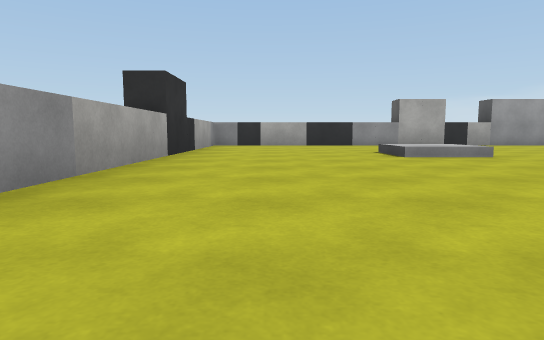
[1] (above)

12 first-person views from a walk through a 3-D level made in the Unity game engine. The camera is 0.55 m above the floor, tilts 6° down and sees 75° across. The floor is counted in squares, 2 m on a side. Each view is taken from the middle of a square. On the plan, view 1 faces up. The plan holds only what a view shows up to about 9 squares ahead; the rest is blank. The place goes on beyond the plan. Surface patterns are stand-ins for the level's own textures.

[2]
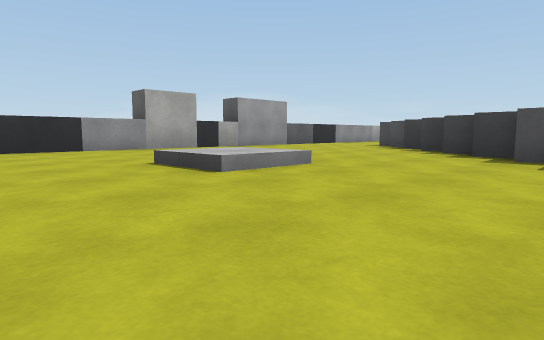

[3]
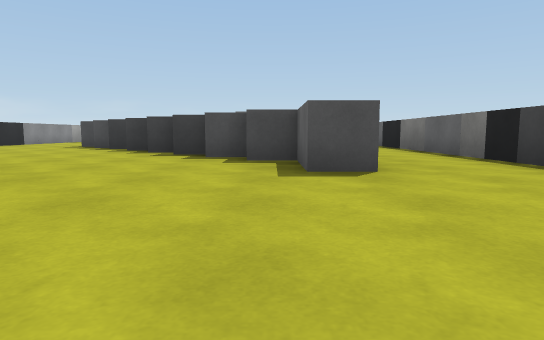

[4]
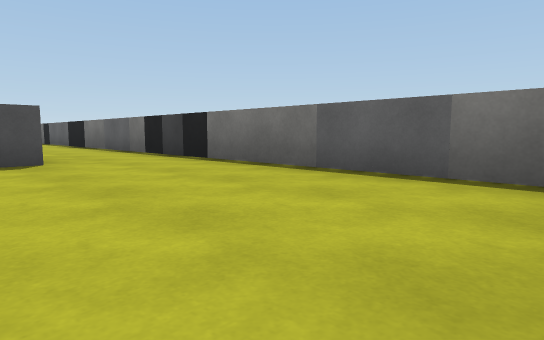

[5]
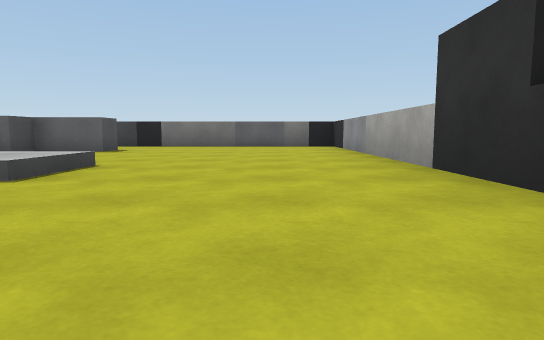

[6]
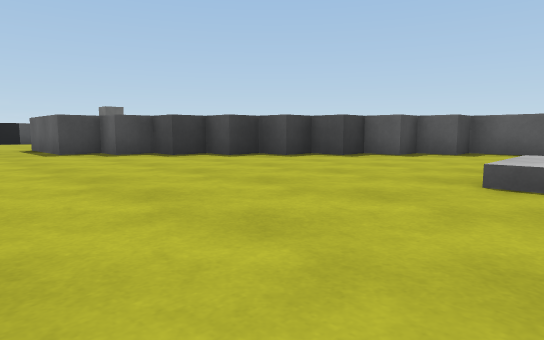

[7]
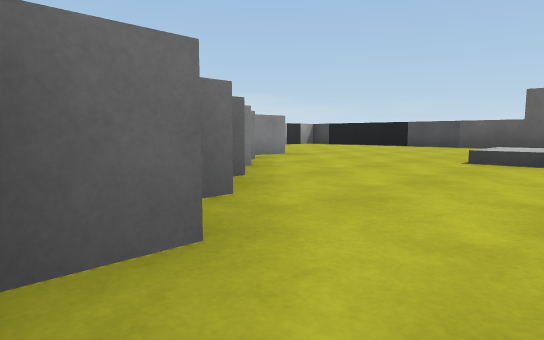

[8]
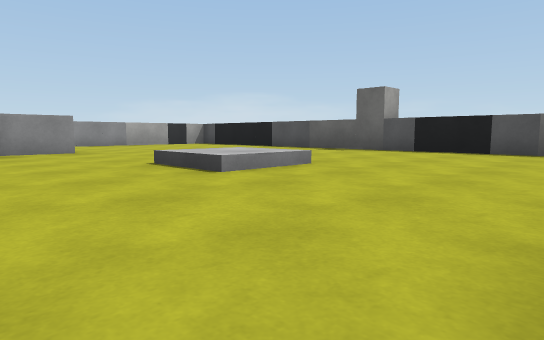

[9]
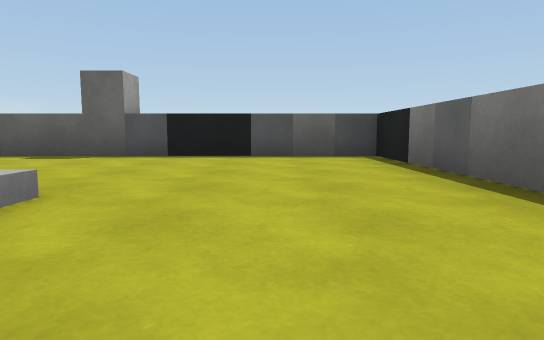

[10]
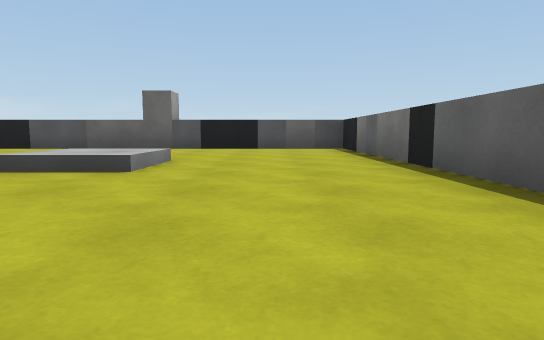

[11]
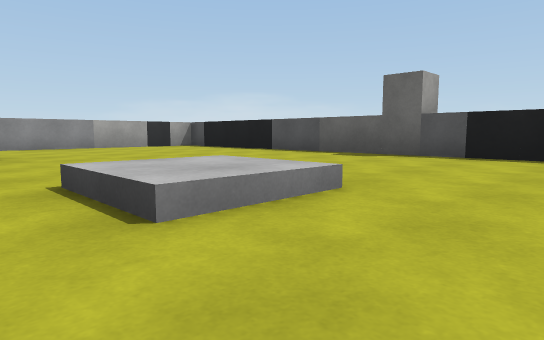

[12]
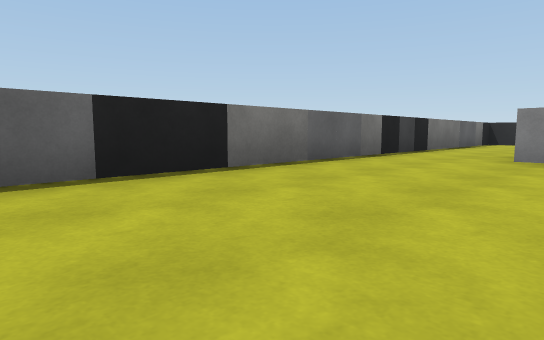

### Floor plan
Key: @ floor where view 1 was taken; # wall or solid block; . floor; ^ raised ledge.
Columns run from 2 left of view 1 to 13 right of it. Each row starts with its distance up from view 1.
  8 ################
  7 #..............#
  6 #........##....#
  5 #...^...##.....#
  4 #...^..##......#
  3 #.....##...^...#
  2 #....##....^...#
  1 #..............#
  0 #.@............#
 -1 ################

Positions as (right, up) in squares from view 1, and headings:
1: (0, 0), facing up
2: (0, 2), facing up-right
3: (0, 2), facing right
4: (-1, 2), facing down-right
5: (0, 7), facing down
6: (2, 7), facing down-right
7: (5, 2), facing up-right
8: (7, 0), facing up-right
9: (8, 1), facing right
10: (6, 1), facing right
11: (8, 1), facing up-right
12: (8, 2), facing down-left
